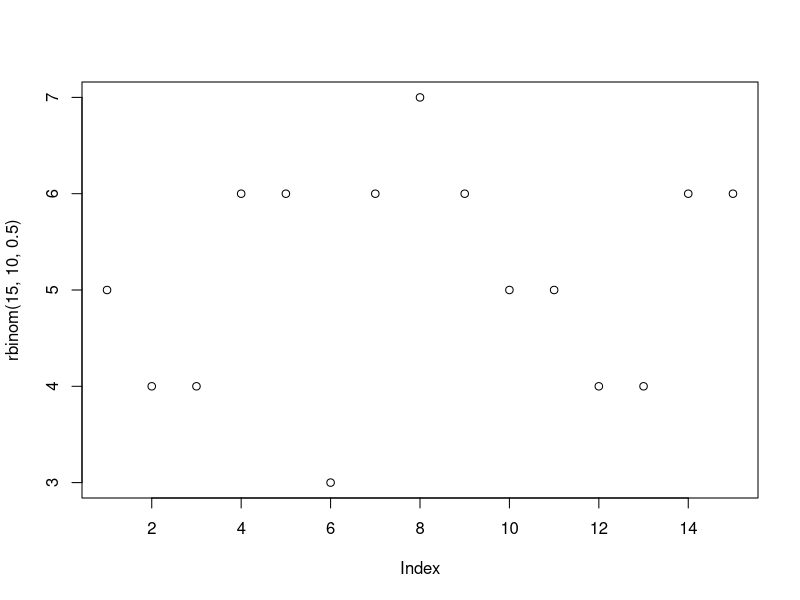
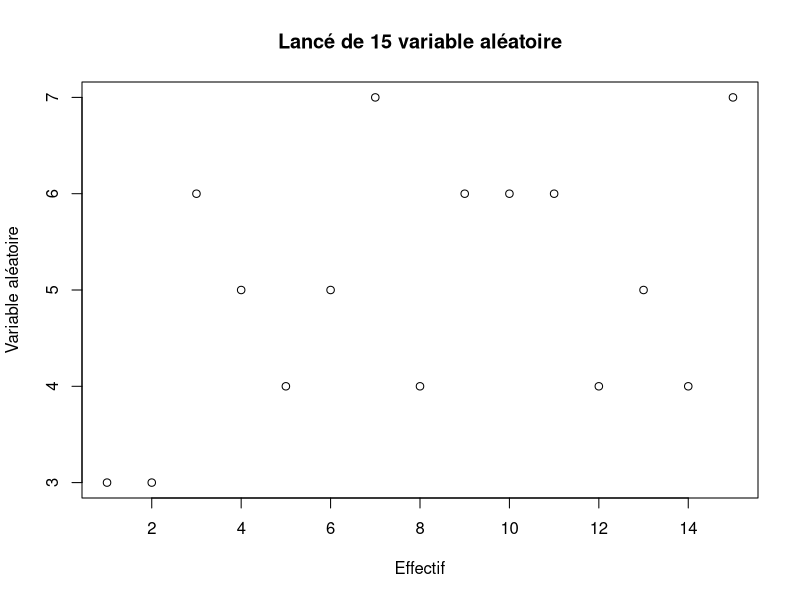
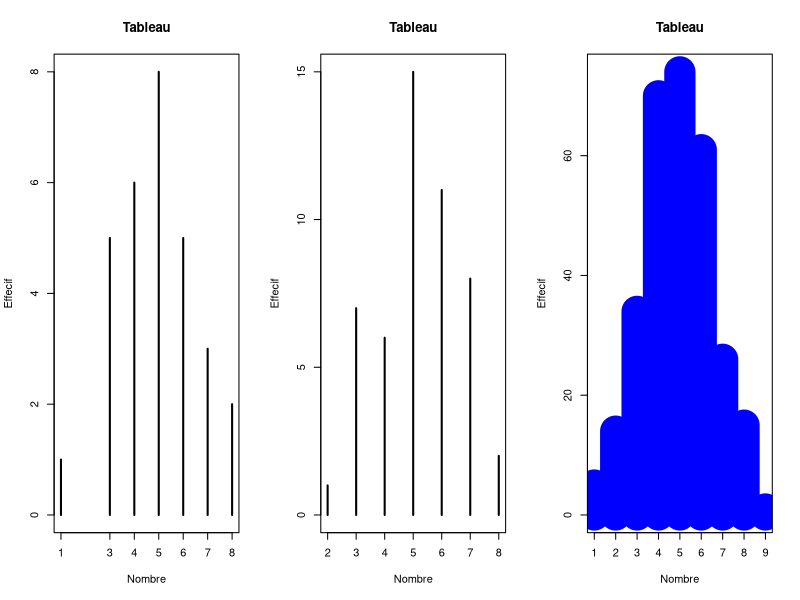
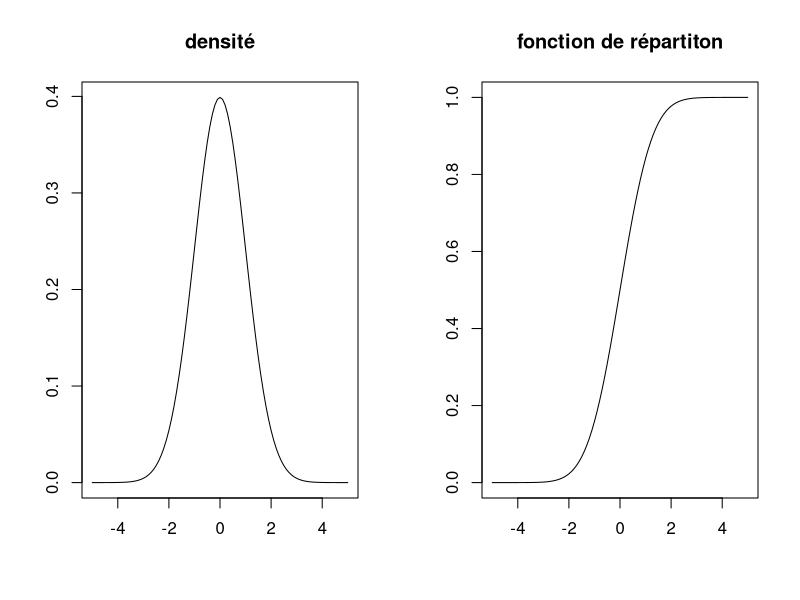
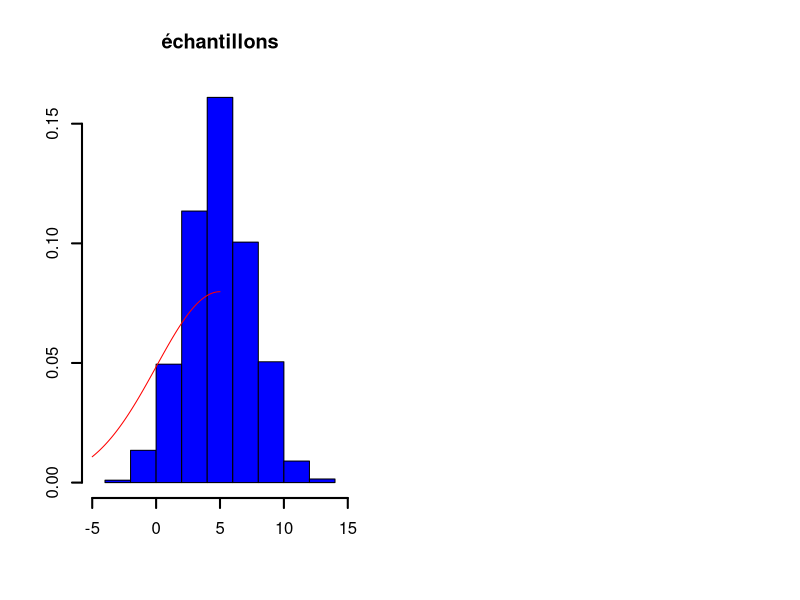

Write R code to recreate these figures, in order.
#Erxecice 1
#1
dbinom(3,10,0.5)
dbinom(-1,10,0.5)
loibin<-dbinom(0:10,10,0.5)
loibin
cumsum(loibin)
pbinom(5,10,0.5)
rbinom(2,10,0.5)

#2
plot(rbinom(15,10,0.5))
plot(rbinom(15,10,0.5), main="Lancé de 15 variable aléatoire", xlab="Effectif", ylab ="Variable aléatoire")

#3
par(mfrow=c(1,3))
plot(table(rbinom(30,10,0.5)), main="Tableau", ylab ="Effecif", xlab="Nombre")
plot(table(rbinom(50,10,0.5)), main="Tableau", ylab ="Effecif", xlab="Nombre")
plot(table(rbinom(300,10,0.5)), col="blue", lwd = "30", main="Tableau", ylab ="Effecif", xlab="Nombre")

#Exercice 2
x<-seq(-5,5,0.1); y<-seq(0,1,0.01); par(mfrow=c(1,2))
plot(x,dnorm(x,0,1),type = "l", main="densité", xlab = "",ylab = "")
plot(x,pnorm(x,0,1),type = "l", main="fonction de répartiton", xlab = "",ylab = "")
pnorm(0,0,1)
qnorm(0.975)
qnorm(0.95)
hist(rnorm(1000,5,2.5),freq=F, main="échantillons", xlab="",ylab="", col="blue", lwd="2", xlim=c(-5,15))#, ylim=c(0,0.16))
lines(x,dnorm(x,5,5),col="red")

#exercice 3
